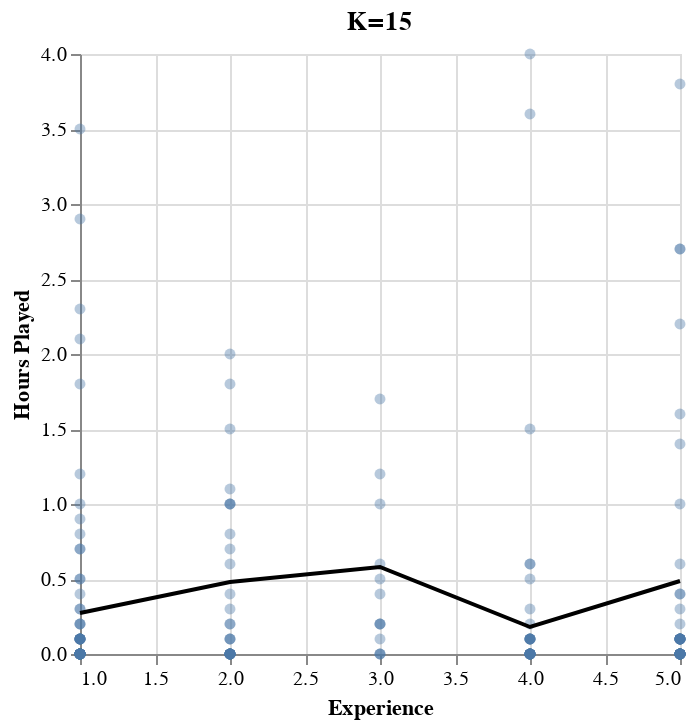

The cell this chart's notebook holds for it:
### Code cell
np.random.seed(33)
#Predict the hours played for age
experience_preds = filtered_player_data.assign(
    predictions= grid_search.predict(filtered_player_data[['experience_numeric']])
)
#Plot all players
experience_plot = alt.Chart(experience_preds).mark_circle(opacity=0.4).encode(
    x=alt.X('experience_numeric').title('Experience').scale(zero=False),
    y=alt.Y('played_hours').title('Hours Played')
)
#Add prediction line
experience_plot = experience_plot + alt.Chart(experience_preds, title= "K=15").mark_line(color="Black").encode(
    x="experience_numeric",
    y="predictions",
)
experience_plot

### Figure 1 — Vega-Lite specification as saved in the notebook (floating-point values rounded to 4 significant figures; data arrays with more than 128 entries replaced by an {"elided": "..."} marker saying what was removed)
{"config": {"view": {"continuousWidth": 300, "continuousHeight": 300}}, "layer": [{"mark": {"type": "circle", "opacity": 0.4}, "encoding": {"x": {"field": "experience_numeric", "scale": {"zero": false}, "title": "Experience", "type": "quantitative"}, "y": {"field": "played_hours", "title": "Hours Played", "type": "quantitative"}}}, {"mark": {"type": "line", "color": "Black"}, "encoding": {"x": {"field": "experience_numeric", "type": "quantitative"}, "y": {"field": "predictions", "type": "quantitative"}}, "title": "K=15"}], "data": {"name": "data-8ff3059e0d5ca254bcdef32cece8c801"}, "$schema": "https://vega.github.io/schema/vega-lite/v5.20.1.json", "datasets": {"data-8ff3059e0d5ca254bcdef32cece8c801": {"elided": "181 records"}}}
